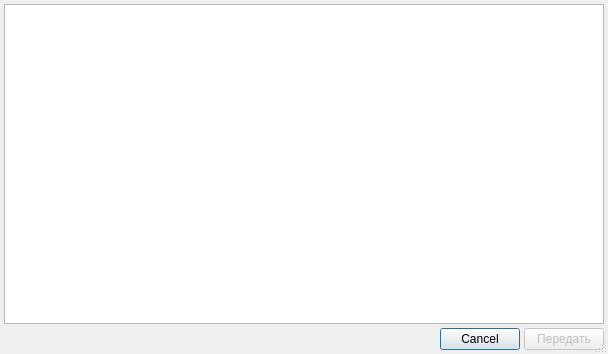
<?xml version="1.0" encoding="UTF-8"?>
<ui version="4.0">
 <class>TempInvalidTransferSubjectSelector</class>
 <widget class="QDialog" name="TempInvalidTransferSubjectSelector">
  <property name="geometry">
   <rect>
    <x>0</x>
    <y>0</y>
    <width>608</width>
    <height>354</height>
   </rect>
  </property>
  <property name="windowTitle">
   <string>Документы для передачи</string>
  </property>
  <property name="sizeGripEnabled">
   <bool>true</bool>
  </property>
  <layout class="QGridLayout" name="gridLayout">
   <property name="margin">
    <number>4</number>
   </property>
   <property name="spacing">
    <number>4</number>
   </property>
   <item row="1" column="1">
    <widget class="QDialogButtonBox" name="buttonBox">
     <property name="sizePolicy">
      <sizepolicy hsizetype="Minimum" vsizetype="Fixed">
       <horstretch>0</horstretch>
       <verstretch>0</verstretch>
      </sizepolicy>
     </property>
     <property name="orientation">
      <enum>Qt::Horizontal</enum>
     </property>
     <property name="standardButtons">
      <set>QDialogButtonBox::Cancel</set>
     </property>
    </widget>
   </item>
   <item row="0" column="0" colspan="3">
    <widget class="CTableView" name="tblReadyTempInvalidDocuments"/>
   </item>
   <item row="1" column="2">
    <widget class="QPushButton" name="btnTransfer">
     <property name="enabled">
      <bool>false</bool>
     </property>
     <property name="text">
      <string>Передать</string>
     </property>
    </widget>
   </item>
  </layout>
 </widget>
 <customwidgets>
  <customwidget>
   <class>CTableView</class>
   <extends>QTableView</extends>
   <header>library/TableView.h</header>
  </customwidget>
 </customwidgets>
 <tabstops>
  <tabstop>tblReadyTempInvalidDocuments</tabstop>
  <tabstop>buttonBox</tabstop>
 </tabstops>
 <resources/>
 <connections>
  <connection>
   <sender>buttonBox</sender>
   <signal>accepted()</signal>
   <receiver>TempInvalidTransferSubjectSelector</receiver>
   <slot>accept()</slot>
   <hints>
    <hint type="sourcelabel">
     <x>4</x>
     <y>295</y>
    </hint>
    <hint type="destinationlabel">
     <x>157</x>
     <y>274</y>
    </hint>
   </hints>
  </connection>
  <connection>
   <sender>buttonBox</sender>
   <signal>rejected()</signal>
   <receiver>TempInvalidTransferSubjectSelector</receiver>
   <slot>reject()</slot>
   <hints>
    <hint type="sourcelabel">
     <x>30</x>
     <y>295</y>
    </hint>
    <hint type="destinationlabel">
     <x>286</x>
     <y>274</y>
    </hint>
   </hints>
  </connection>
 </connections>
</ui>
